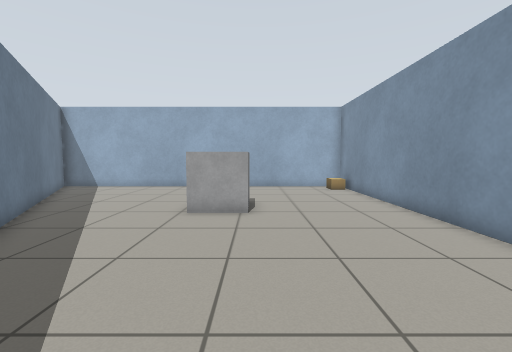
view 1 (above)

17 first-person views from a walk through a robot-simulator world made for Gazebo. The camera is 0.9 m above the floor, tilts 4° down and sees 90° across. The floor is counted in squares, 0.5 m on a side. Each view is taken from the middle of a square. On the plan, view 1 faces up. The plan holds only what a view shows up to about 15 squares ahead; the rest is blank. Robots are left out. Simple patterns stand in for the simulator's built-in surfaces. Some stock models are drawn as simple stand-ins.

view 2
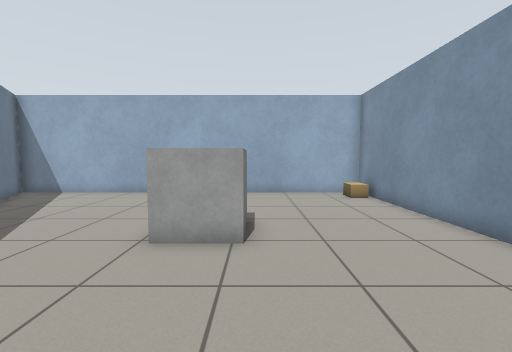

view 3
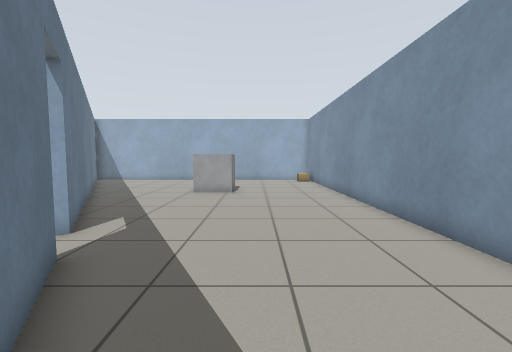

view 4
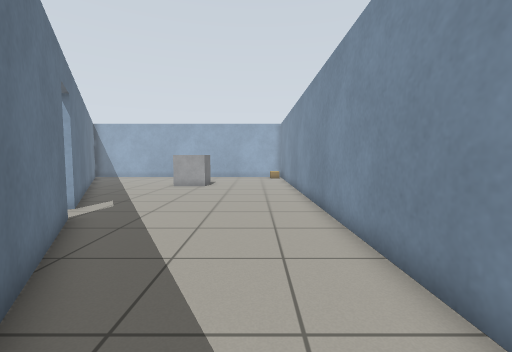

view 5
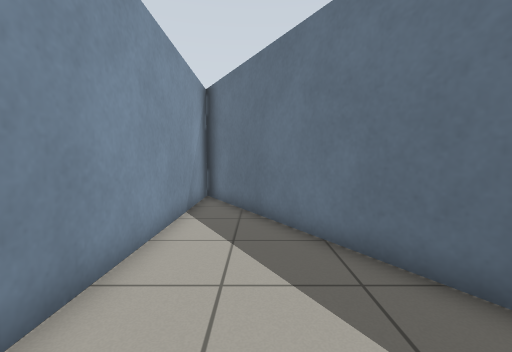

view 6
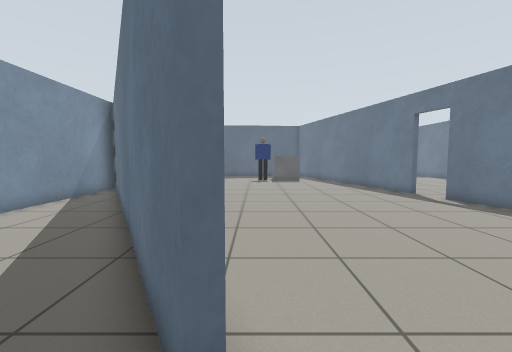

view 7
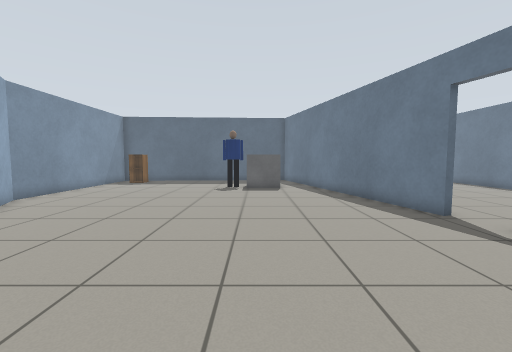

view 8
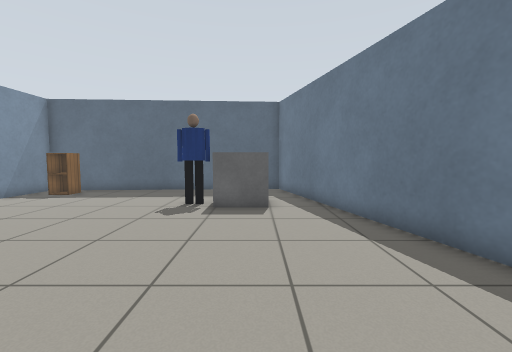

view 9
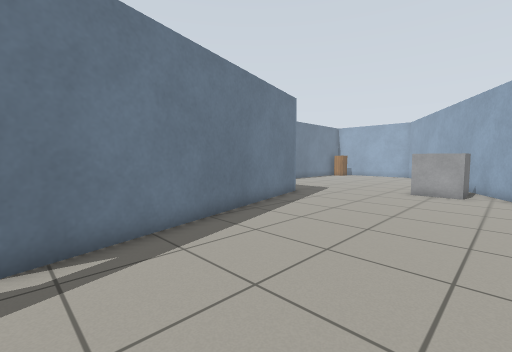

view 10
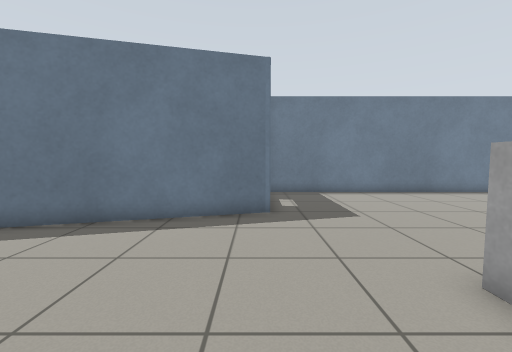

view 11
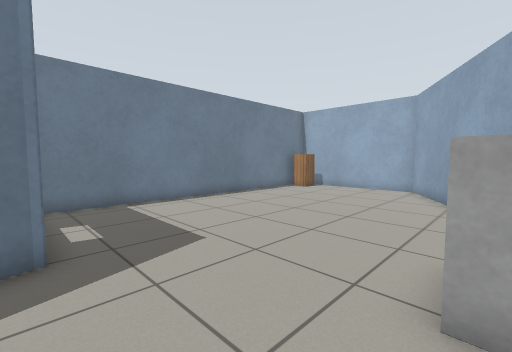

view 12
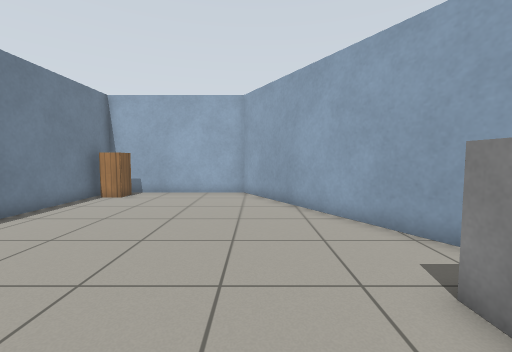

view 13
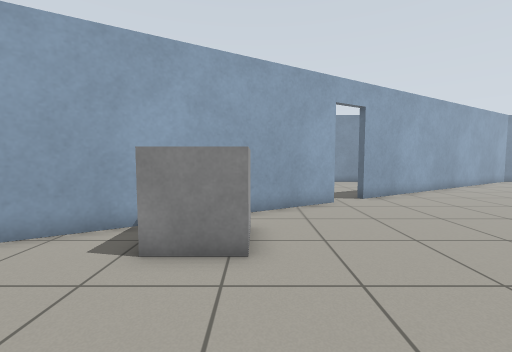

view 14
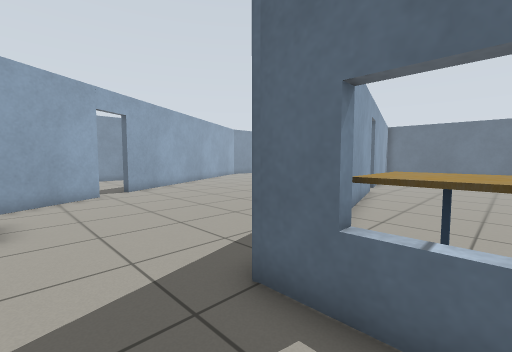

view 15
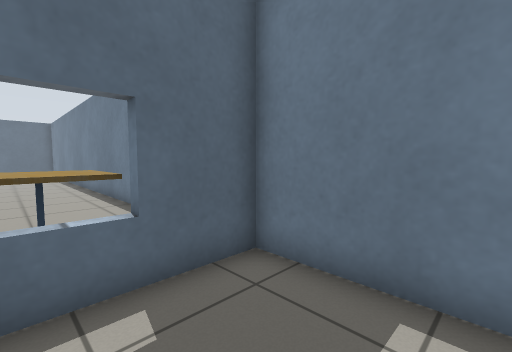

view 16
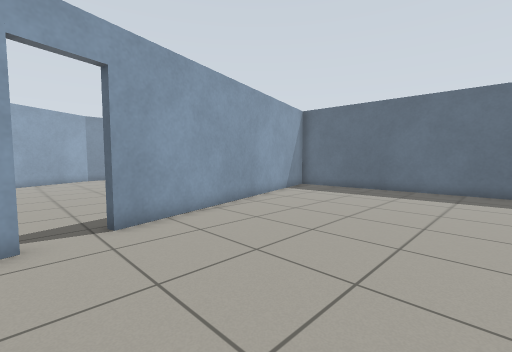

view 17
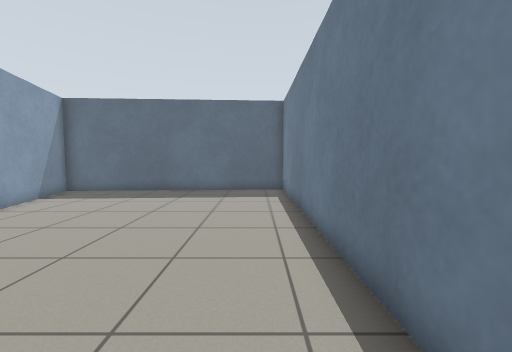

### Floor plan
Ten units are one square. View 1 is at (0, 0); x grows to the right and y downward. Boxes are objects, and circles mark ways between rooms. Rooms are numbered by the first view taken in them; rooms with no view inside come last. Other rooms are left out.
<svg viewBox="-201 -168 261 429">
<path fill="none" stroke="#000" d="M-28 7 -25 6 54 142 54 -163 -123 -163 -34 -10M-108 118 -73 249 54 241 54 212M-37 -8 -126 -163 -196 -163 -196 -14 -144 -14 -113 102M12 76 -28 7M54 192 54 148 46 135M-116 103 -131 47M-196 54 -196 256 -77 249 -111 119"/>
<rect x="-25" y="-105" width="20" height="20" fill="#bbb"><title>other object</title></rect>
<rect x="45" y="-155" width="10" height="10" fill="#bbb"><title>cardboard box</title></rect>
<rect x="-195" y="-155" width="20" height="10" fill="#bbb"><title>cabinet</title></rect>
<rect x="-95" y="-65" width="20" height="30" fill="#bbb"><title>other object</title></rect>
<rect x="-65" y="185" width="20" height="10" fill="#bbb"><title>other object</title></rect>
<rect x="-45" y="195" width="20" height="10" fill="#bbb"><title>person</title></rect>
<rect x="25" y="225" width="20" height="10" fill="#bbb"><title>cabinet</title></rect>
<rect x="-175" y="-5" width="20" height="20" fill="#bbb"><title>cafe table</title></rect>
<circle cx="-30" cy="0" r="3" fill="#2a7"/>
<circle cx="-110" cy="115" r="3" fill="#2a7"/>
<text x="0" y="-70">1</text>
<text x="-70" y="60">2</text>
<text x="-150" y="140">3</text>
</svg>
Room 1 opens to room 2. Room 2 opens to room 3.

Where each view was taken, in squares from view 1:
view 1: 0 up, 0 right, facing up
view 2: 3 up, 0 right, facing up
view 3: 5 down, 1 right, facing up
view 4: 8 down, 3 right, facing up
view 5: 2 down, 3 right, facing down
view 6: 1 up, 3 left, facing down
view 7: 4 down, 5 left, facing down
view 8: 10 down, 6 left, facing down
view 9: 10 down, 6 left, facing up-left
view 10: 1 up, 6 left, facing left
view 11: 1 up, 9 left, facing up-left
view 12: 3 up, 12 left, facing up
view 13: 4 up, 14 left, facing right
view 14: 4 up, 17 left, facing down-right
view 15: 5 up, 16 left, facing down-left
view 16: 10 down, 18 left, facing down-right
view 17: 11 down, 18 left, facing down
